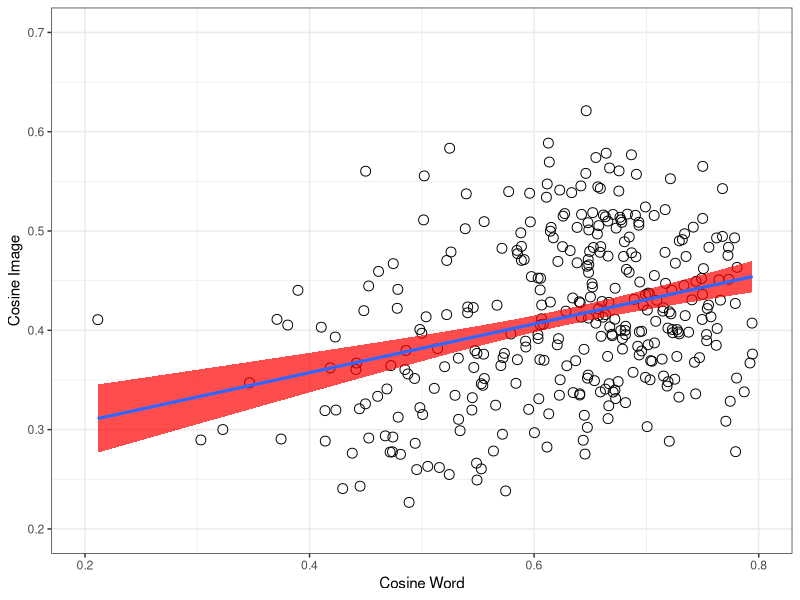
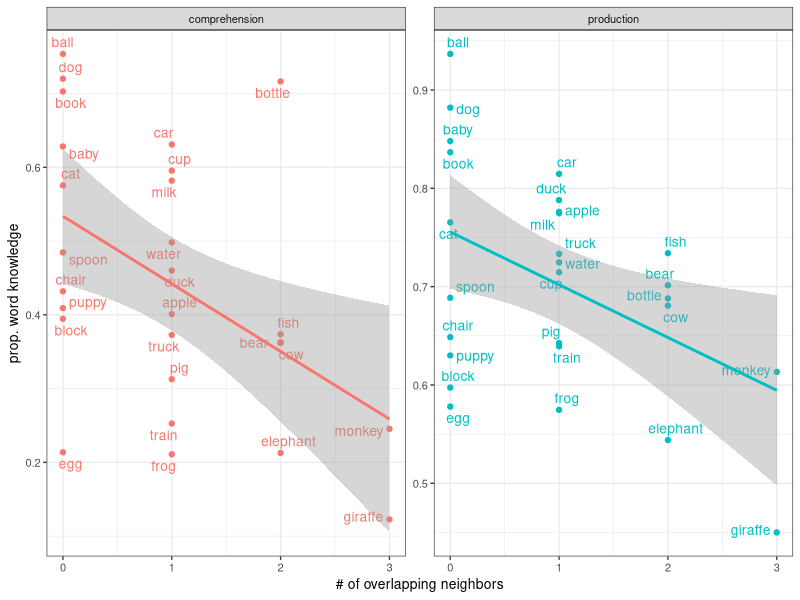

Source code (R) for these figures, in order:
## ---- chunk 1
rm(list=ls())
knitr::opts_chunk$set(fig.width=3, fig.height=3, fig.crop = F, fig.pos = "tb", fig.path='figs/',
                      echo=F, warning=F, cache=F, message=F, sanitize = T)
## ---- chunk 2
library(png)
library(grid)
library(ggplot2)
library(xtable)
library(tidyverse)
library(ggpubr)
library(broom)
library(ggrepel)
library(forcats)
## ---- chunk 3
animate <- c("puppy", "duck", "elephant", "pig", "monkey", "giraffe",
             "bear", "baby", "fish", "frog", "cow", "dog", "cat")
words27 <-  read_csv("data/pairwise_distances.csv") %>% distinct(word)
combo <- read_csv("data/pairwise_distances.csv") %>%
  unite(pair, X1, word, remove = T) %>% 
  distinct(cos_word,.keep_all = T)
#eb this gets rid of our redundancy issues
wb_prod <- read_csv("data/wordbank_production.csv") %>%  
   mutate(definition = forcats::fct_recode(definition,
    "fish"    = "fish (animal)",
    "water"   = "water (beverage)")) %>% 
  filter(definition%in%words27$word) %>% 
  mutate(animate = ifelse(definition %in% animate, "animate", "inanimate"))

wb_comp <- read_csv("data/wordbank_comprehension.csv") %>%
     mutate(definition = forcats::fct_recode(definition,
    "fish"    = "fish (animal)",
    "water"   = "water (beverage)")) %>% 
  filter(definition%in%words27$word) %>% 
    mutate(animate = ifelse(definition %in% animate, "animate", "inanimate"))
overlap_ratios <- read_csv("data/overlap_ratios.csv") %>% 
  mutate(animate = ifelse(word %in% animate, T, F))
# fix water picture in img space
neighbor_counts <- read_csv("python/neighbor_counts.csv") %>% 
  rename(definition = word)

stimuli_counts <- read_csv("python/stimuli_counts.csv")
## ---- chunk 4
pairwise_corr <- cor.test(combo$cos_img, combo$cos_word, conf.int=T) %>% tidy()

# #an confint: -.33 to .10, p = .27
# animate_corr <- cor.test(subset(combo, animate=="animate")$cos_word, 
#                          subset(combo, animate=="animate")$cos_img, conf.int=T)%>%
#   tidy()
# #not_an confint: .18 to .54, p=.00024
# not_anim_corr <- cor.test(subset(combo, animate=="inanimate")$cos_word, 
#                           subset(combo, animate=="inanimate")$cos_img, conf.int=T)%>% 
#   tidy()
# #mixed_confint -.16 to.13, p=.86
# mixed_corr <- cor.test(subset(combo, animate=="mixed")$cos_word, 
#                        subset(combo, animate=="mixed")$cos_img, conf.int=T)%>% 
#   tidy()
# 
# not_anim_corr_string <- sprintf("($R = %0.2f$, $p < %1.2g$)", not_anim_corr$estimate, not_anim_corr$p.value)
pairwise_corr_string <- sprintf("$R = %0.2f$, $p < %1.2g$", pairwise_corr$estimate, pairwise_corr$p.value)
## ---- chunk 5

shapiro.test(overlap_ratios$overlap_ratio)#almost normal
wilcox.test(overlap_ratios$overlap_ratio)# significantly different from chance
#even with correction, both animate and animate overlaps>0, not different from each other
wilcox.test(subset(overlap_ratios, animate==F)$overlap_ratio)
wilcox.test(subset(overlap_ratios, animate==T)$overlap_ratio)
wilcox.test(subset(overlap_ratios, animate==T)$overlap_ratio,
            subset(overlap_ratios, animate==F)$overlap_ratio)
#ggplot(overlap_ratios, aes(overlap_ratio, fill = animate))+
#  geom_histogram(binwidth=.15, position = "stack")
## ---- chunk 6
ggplot(combo, aes(cos_word, cos_img))+
  geom_point(size=3, shape =1)+
  geom_smooth(method="lm", aes(group=1), show.legend=F, fill ="red", alpha = .7)+
  geom_smooth(method="lm", aes(group=1), se=F)+ # this second line is to trick ggplot into not putting the gray fill in the boxes in the legend (coming from the standard error in the first line)
  theme_bw()+
  xlab("Cosine Word")+
  ylab("Cosine Image")+
  xlim(0.2,0.80)+
  ylim(0.2,0.7)+
  theme(legend.position="bottom", 
        legend.title = element_blank(), 
        legend.text = element_text(size=7), 
        legend.key.width = unit(0.4, "cm"),
        legend.key = element_rect(fill = 'white', size = 0.1)
        )

cap <- sprintf("Relative cosine distance between points in word embedding space (x-axis) and image embedding space (y-axis), for every item pair. Fitted line reflects linear fit with SE;the correlation is significant ($R = %0.2f$, $p < %1.2g$).", pairwise_corr$estimate, pairwise_corr$p.value)
## ---- chunk 7
wb_prod_long <- wb_prod %>% 
  gather(`16`:`30`, value = 'mean_prop_prod', key = "month")
wb_comp_long <- wb_comp %>% 
  gather(`8`:`18`, value = 'mean_prop_comp', key = "month")
wb_prod_long_allmonths <- wb_prod_long %>% 
  group_by(definition, animate) %>% 
  summarise(overall_prop_prod = mean(mean_prop_prod)) %>% 
  left_join(neighbor_counts) %>% 
  mutate(totalneighbors = image_count+word_count+overlap_count,
         overlapratio = overlap_count/totalneighbors)

wb_comp_long_allmonths <- wb_comp_long %>% 
  group_by(definition, animate) %>% 
  summarise(overall_prop_comp = mean(mean_prop_comp)) %>% 
  left_join(neighbor_counts) %>% 
  mutate(totalneighbors = image_count+word_count+overlap_count,
         overlapratio = overlap_count/totalneighbors)

prod_overlap_corr <- cor.test(wb_prod_long_allmonths$overall_prop_prod, wb_prod_long_allmonths$overlap_count, conf.int=T) %>% tidy()
comp_overlap_corr <- cor.test(wb_comp_long_allmonths$overall_prop_comp, wb_comp_long_allmonths$overlap_count, conf.int=T) %>% tidy()

wb_all<- wb_comp_long_allmonths %>% 
  left_join(wb_prod_long_allmonths) %>% 
  gather(c(overall_prop_comp, overall_prop_prod), value = prop_kids, key = comp_prod ) %>% 
  mutate(comp_prod = fct_recode(comp_prod,
    "production" = "overall_prop_prod",
    "comprehension" = "overall_prop_comp"
  ))

## ---- chunk 8
# 
# combo %>%
#   ggplot(aes(cos_word, cos_img))+
#   geom_point(size=2, shape = 1)+
#     stat_smooth(method = "lm", aes(group=1),  fill ="red", alpha = .7)+theme_bw()+
#     facet_wrap(~factor(animate, levels=c("animate", "inanimate", "mixed"), labels=c("Animate", "Inanimate", "Mixed")), dir="v", nrow = 1)+
#     xlab("Cosine Word")+
#     ylab("Cosine Image")+
#     xlim(0.2,0.80)+
#     ylim(0.2,0.80)+
#     theme(legend.position="none")
#     
# cap <- sprintf("Relative cosine distance between points in word embedding space (x-axis) and image embedding space (y-axis), separated by pair-type (animate, inanimate, and mixed).Fitted line reflects linear fit with SE. Each graph contains all pairwise distances between objects that are either a) both animate ($R = %0.2f$, $p < %1.2g$), b) both inanimate ($R = %0.2f$, $p < %1.2g$), or c) mixed animate-to-inanimate ($R = %0.2f$, $p < %1.2g$)", animate_corr$estimate, animate_corr$p.value, not_anim_corr$estimate, not_anim_corr$p.value, mixed_corr$estimate, mixed_corr$p.value)
#put r and p on panel and delete from caption    
## ---- chunk 9

ggplot(wb_all, aes(overlap_count,prop_kids, color = comp_prod))+
  geom_point()+
  geom_text_repel(aes(label = definition), size=3.5)+
  facet_wrap(~comp_prod, scales = "free_y")+
  stat_smooth(method = "lm")+
  theme_bw(base_size = 10)+
  guides(colour = "none")+
  xlab("# of overlapping neighbors")+
  ylab("prop. word knowledge")

cap <- "Proportion of children in WordBank reported to understand (left, averaged over 8-18 months) or produce (right, averaged over 16-30 months) the 27 items, as a function of how many overlapping neighbors (i.e. in both image- and word-space) they have. Line indicates linear fit with SE confidence band."
## ---- chunk 10
# References will be generated automatically by Pandoc and included here.
# The following code is some latex to format the bibliography. Do not remove it.
